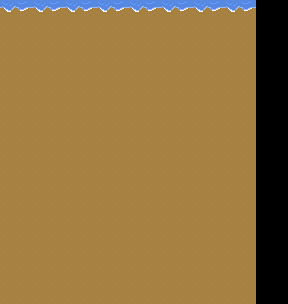

The image is a tile-based game level rendered from a .tmx file. Its description and complete source (layers, tilesets, objects, tile grids) follow:
An orthogonal 18x19 tile map with 16x16 px tiles, 2 tile layers (base sand, water).

<map version="1.10" tiledversion="1.11.0" orientation="orthogonal" renderorder="right-down" width="18" height="19" tilewidth="16" tileheight="16" infinite="0" nextlayerid="3" nextobjectid="1">
  <tileset firstgid="1" name="spritefusion" tilewidth="16" tileheight="16" tilecount="4" columns="4">
    <image source="spritesheet.png" width="64" height="16" />
  </tileset>
  <layer id="1" name="base sand" width="16" height="19">
    <properties>
      <property name="collider" type="bool" value="false" />
    </properties>
    <data encoding="csv">
0,0,0,0,0,0,0,0,0,0,0,0,0,0,0,0,
4,4,4,4,4,4,4,4,4,4,4,4,4,4,4,4,
4,4,4,4,4,4,4,4,4,4,4,4,4,4,4,4,
4,4,4,4,4,4,4,4,4,4,4,4,4,4,4,4,
4,4,4,4,4,4,4,4,4,4,4,4,4,4,4,4,
4,4,4,4,4,4,4,4,4,4,4,4,4,4,4,4,
4,4,4,4,4,4,4,4,4,4,4,4,4,4,4,4,
4,4,4,4,4,4,4,4,4,4,4,4,4,4,4,4,
4,4,4,4,4,4,4,4,4,4,4,4,4,4,4,4,
4,4,4,4,4,4,4,4,4,4,4,4,4,4,4,4,
4,4,4,4,4,4,4,4,4,4,4,4,4,4,4,4,
4,4,4,4,4,4,4,4,4,4,4,4,4,4,4,4,
4,4,4,4,4,4,4,4,4,4,4,4,4,4,4,4,
4,4,4,4,4,4,4,4,4,4,4,4,4,4,4,4,
4,4,4,4,4,4,4,4,4,4,4,4,4,4,4,4,
4,4,4,4,4,4,4,4,4,4,4,4,4,4,4,4,
4,4,4,4,4,4,4,4,4,4,4,4,4,4,4,4,
4,4,4,4,4,4,4,4,4,4,4,4,4,4,4,4,
4,4,4,4,4,4,4,4,4,4,4,4,4,4,4,4,
    </data>
  </layer>
  <layer id="2" name="water" width="16" height="19">
    <properties>
      <property name="collider" type="bool" value="false" />
    </properties>
    <data encoding="csv">
1,2,1,2,1,2,1,2,1,2,1,2,1,2,1,2,
0,0,0,0,0,0,0,0,0,0,0,0,0,0,0,0,
0,0,0,0,0,0,0,0,0,0,0,0,0,0,0,0,
0,0,0,0,0,0,0,0,0,0,0,0,0,0,0,0,
0,0,0,0,0,0,0,0,0,0,0,0,0,0,0,0,
0,0,0,0,0,0,0,0,0,0,0,0,0,0,0,0,
0,0,0,0,0,0,0,0,0,0,0,0,0,0,0,0,
0,0,0,0,0,0,0,0,0,0,0,0,0,0,0,0,
0,0,0,0,0,0,0,0,0,0,0,0,0,0,0,0,
0,0,0,0,0,0,0,0,0,0,0,0,0,0,0,0,
0,0,0,0,0,0,0,0,0,0,0,0,0,0,0,0,
0,0,0,0,0,0,0,0,0,0,0,0,0,0,0,0,
0,0,0,0,0,0,0,0,0,0,0,0,0,0,0,0,
0,0,0,0,0,0,0,0,0,0,0,0,0,0,0,0,
0,0,0,0,0,0,0,0,0,0,0,0,0,0,0,0,
0,0,0,0,0,0,0,0,0,0,0,0,0,0,0,0,
0,0,0,0,0,0,0,0,0,0,0,0,0,0,0,0,
0,0,0,0,0,0,0,0,0,0,0,0,0,0,0,0,
0,0,0,0,0,0,0,0,0,0,0,0,0,0,0,0,
    </data>
  </layer>
</map>
